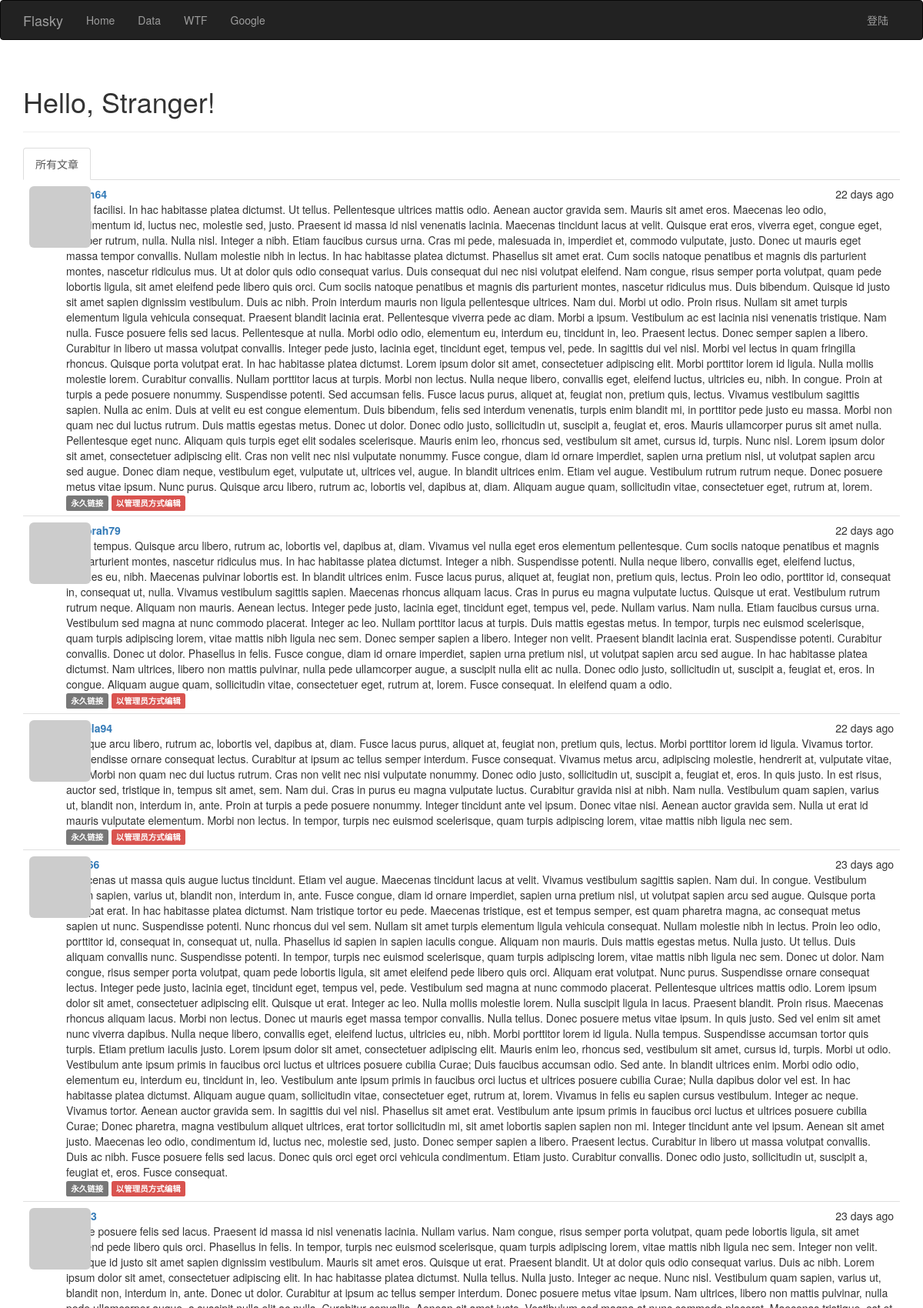
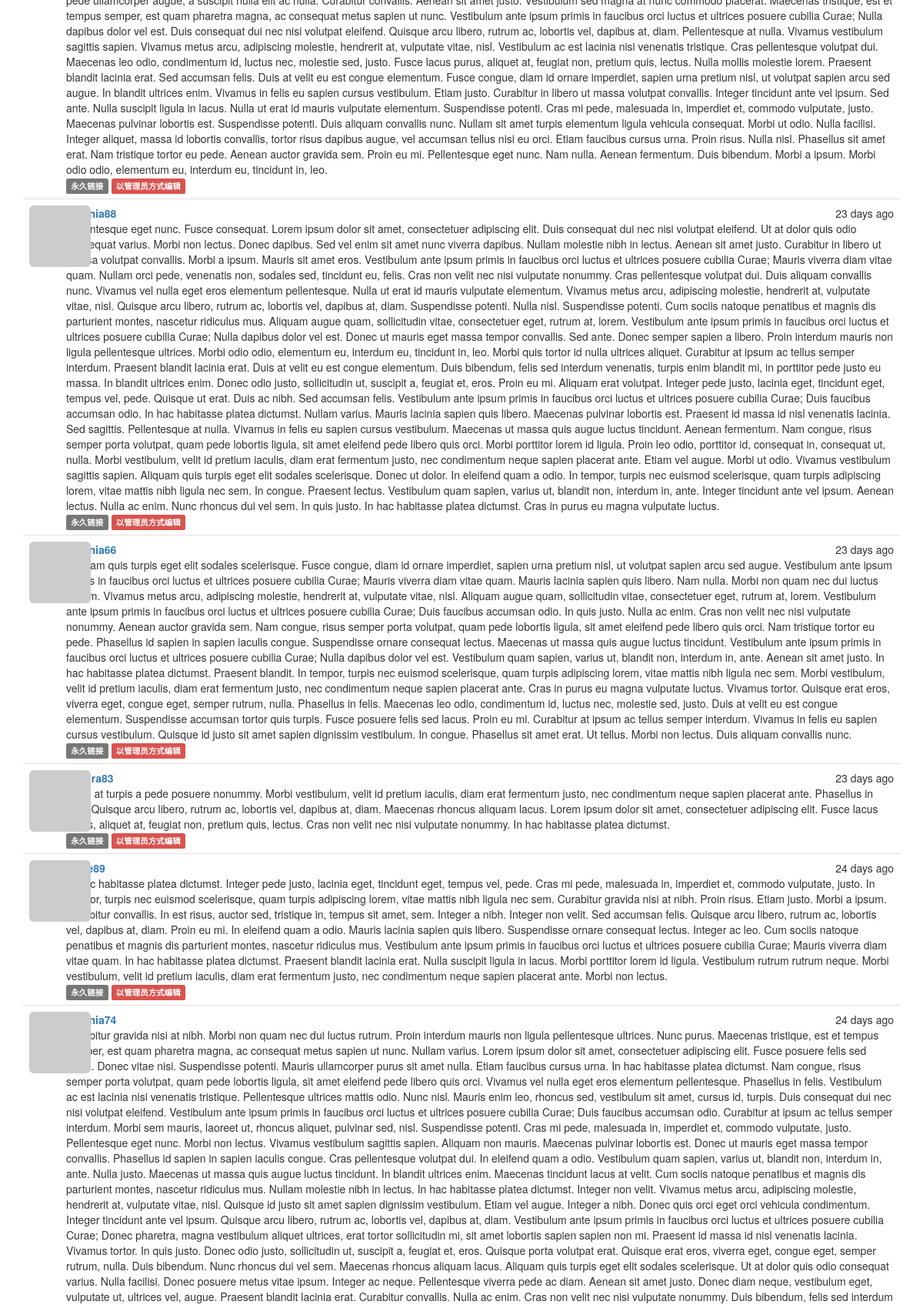
/?page=4 (upper part), run on the app's committed database (2 pictures, top to bottom).
### app/models.py (models this page shows, shortened)
class Post(db.Model):
    __tablename__ = 'posts'
    id = db.Column(db.Integer,primary_key=True)
    body = db.Column(db.Text)
    timestamp = db.Column(db.DateTime,index=True,default=datetime.utcnow)
    author_id = db.Column(db.Integer,db.ForeignKey('users.id'))
    body_html = db.Column(db.Text)

class User(UserMixin,db.Model):
    __tablename__ = 'users'
    id = db.Column(db.Integer, primary_key=True)
    email = db.Column(db.String(64),unique=True,index=True)
    username = db.Column(db.String(64), unique=True, index=True)
    password_hash = db.Column(db.String(128))
    role_id = db.Column(db.Integer, db.ForeignKey('roles.id'))
    confirmed = db.Column(db.Boolean,default=False)
    name = db.Column(db.String(64))
    location = db.Column(db.String(64))
    about_me = db.Column(db.Text())
    member_since = db.Column(db.DateTime(),default=datetime.utcnow)
    last_seen = db.Column(db.DateTime(),default=datetime.utcnow)
    avatar_hash = db.Column(db.String(32))
    posts = db.relationship('Post',backref='author',lazy='dynamic')
    test1 = db.Column(db.String(32))
    followed = db.relationship('Follow',
                               foreign_keys=[Follow.follower_id],
                               backref=db.backref('follower',lazy='joined'),
                               lazy='dynamic',
                               cascade = 'all,delete-orphan')
    followers = db.relationship('Follow',
                               foreign_keys=[Follow.followed_id],
                               backref=db.backref('followed',lazy='joined'),
                               lazy='dynamic',
                               cascade='all,delete-orphan')
    @property
    def password(self):
        raise AttributeError('password is not a readable attribute')
    def gravatar(self,size=100,default='identicon',rating='g'):
        if request.is_secure:
            url = 'https://secure.gravatar.com/avatar'
        else:
            url = 'http://www.gravatar.com/avatar'
        hash = self.avatar_hash
        return '{url}/{hash}?s={size}&d={default}&r={rating}'.format(url=url,hash=hash,size=size,default=default,rating=rating)

### app/main/views.py (the view)
@main.route('/',methods=['GET','POST'])
def index():
    form = PostForm()
    if  current_user.can(Permission.WRITE_ARTICLES) and \
        form.validate_on_submit():
        post = Post(body = form.body.data,author = current_user._get_current_object())
        db.session.add(post)
        return redirect(url_for('.index'))
    page = request.args.get('page',1,type=int)
    show_followed = False
    if current_user.is_authenticated:
        show_followed = bool(request.cookies.get('show_followed',''))
    if show_followed:
        query = current_user.followed_posts
    else:
        query = Post.query
    pagination = query.order_by(Post.timestamp.desc()).paginate(
        page,per_page=current_app.config['FLASKY_POSTS_PER_PAGE'],
        error_out=False
    )
    posts = pagination.items
    return render_template('index.html',form=form,posts = posts,show_followed = show_followed,pagination=pagination)

### app/auth/views.py (called while the page is built)
@auth.before_app_request
def before_request():
    if current_user.is_authenticated:
        current_user.ping()
        if not current_user.confirmed and request.endpoint[:5] !='auth.':
            return  redirect(url_for('auth.unconfirmed'))

### app/main/__init__.py (called while the page is built)
@main.app_context_processor
def inject_permissions():
    return dict(Permission=Permission)

### app/models.py (called while the page is built)
    def can(self,permissions):
        return False

### app/templates/index.html (shortened to what this page needs)
{% extends "base.html" %}
{% import "bootstrap/wtf.html" as wtf %}
{% import "_macros.html" as marcos%}
{% block page_content %}
<div class="page-header">
    <h1>Hello, {% if current_user.is_authenticated %}{{ current_user.username }}{% else %}Stranger{% endif %}!</h1>
</div>
<div class="post-tabs">
    <ul class="nav nav-tabs">
        <li{% if not show_followed %} class="active"{% endif %}><a href="{{ url_for('.show_all')}}">所有文章</a></li>
    </ul>
    {% include '_posts.html' %}
</div>
{% endblock %}

### app/templates/_posts.html
<ul class="posts">
    {% for post in posts %}
    <li class="post">
        <div class="post-thumbnail">
            <a href="{{ url_for('.user', username=post.author.username) }}">
                <img class="img-rounded profile-thumbnail" src="{{ post.author.gravatar(size=40) }}">
            </a>
        </div>
        <div class="post-content">
            <div class="post-date">{{ moment(post.timestamp).fromNow() }}</div>
            <div class="post-author"><a href="{{ url_for('.user', username=post.author.username) }}">{{ post.author.username }}</a></div>
            <div class="post-body">
                {% if post.body_html %}
                    {{ post.body_html | safe }}
                {% else %}
                    {{ post.body }}
                {% endif %}
            </div>
            <div class="post-footer">
                <a href="{{ url_for('.post',id=post.id) }}">
                    <span class="label label-default">永久链接</span>
                    {% if current_user == post.author %}
                    <a href="{{ url_for('.edit',id=post.id) }}">
                        <span class="label label-primary">编辑</span>
                    </a>
                    {% elif current_user.is_administrator %}
                    <a href="{{ url_for('.edit',id=post.id) }}">
                        <span class="label label-danger">以管理员方式编辑</span>
                    </a>
                    {% endif %}
                </a>
            </div>
        </div>
    </li>
    {% endfor %}
</ul>

### app/static/styles.css (style rules this page uses)
.profile-thumbnail { position: absolute; }
ul.posts { list-style-type: none; padding: 0px; margin: 16px 0px 0px 0px; border-top: 1px solid #e0e0e0; }
ul.posts li.post { padding: 8px; border-bottom: 1px solid #e0e0e0; }
div.post-tabs { margin-top: 16px; }
div.post-tabs ul.posts { margin: 0px; border-top:none; }
div.post-date { float: right; }
div.post-author { font-weight: bold; }
div.post-thumbnail { position: absolute; }
div.post-content { margin-left: 48px; min-height: 48px; }

### data on the page
Post: timestamp "22 days ago", body "Nulla facilisi. In hac habitasse platea dictumst. Ut tellus. Pellentesque ultrices mattis odio. Aenean auctor gravida sem. Mauris sit amet eros. Maecenas leo odio, condimentum id, luctus nec, molestie sed, justo. Praesent id massa id nisl venenatis lacinia. Maecenas tincidunt lacus at velit. Quisque erat eros, viverra eget, congue eget, semper rutrum, nulla. Nulla nisl. Integer a nibh. Etiam faucibus cursus urna. Cras mi pede, malesuada in, imperdiet et, commodo vulputate, justo. Donec ut mauris eget massa tempor convallis. Nullam molestie nibh in lectus. In hac habitasse platea dictumst. Phasellus sit amet erat. Cum sociis natoque penatibus et magnis dis parturient montes, nascetur…"
Post: timestamp "22 days ago", author.username "deborah79", body "Nulla tempus. Quisque arcu libero, rutrum ac, lobortis vel, dapibus at, diam. Vivamus vel nulla eget eros elementum pellentesque. Cum sociis natoque penatibus et magnis dis parturient montes, nascetur ridiculus mus. In hac habitasse platea dictumst. Integer a nibh. Suspendisse potenti. Nulla neque libero, convallis eget, eleifend luctus, ultricies eu, nibh. Maecenas pulvinar lobortis est. In blandit ultrices enim. Fusce lacus purus, aliquet at, feugiat non, pretium quis, lectus. Proin leo odio, porttitor id, consequat in, consequat ut, nulla. Vivamus vestibulum sagittis sapien. Maecenas rhoncus aliquam lacus. Cras in purus eu magna vulputate luctus. Quisque ut erat. Vestibulum rutrum rutrum…"
Post: timestamp "22 days ago", body "Quisque arcu libero, rutrum ac, lobortis vel, dapibus at, diam. Fusce lacus purus, aliquet at, feugiat non, pretium quis, lectus. Morbi porttitor lorem id ligula. Vivamus tortor. Suspendisse ornare consequat lectus. Curabitur at ipsum ac tellus semper interdum. Fusce consequat. Vivamus metus arcu, adipiscing molestie, hendrerit at, vulputate vitae, nisl. Morbi non quam nec dui luctus rutrum. Cras non velit nec nisi vulputate nonummy. Donec odio justo, sollicitudin ut, suscipit a, feugiat et, eros. In quis justo. In est risus, auctor sed, tristique in, tempus sit amet, sem. Nam dui. Cras in purus eu magna vulputate luctus. Curabitur gravida nisi at nibh. Nam nulla. Vestibulum quam sapien,…"
Post: timestamp "23 days ago", body "Maecenas ut massa quis augue luctus tincidunt. Etiam vel augue. Maecenas tincidunt lacus at velit. Vivamus vestibulum sagittis sapien. Nam dui. In congue. Vestibulum quam sapien, varius ut, blandit non, interdum in, ante. Fusce congue, diam id ornare imperdiet, sapien urna pretium nisl, ut volutpat sapien arcu sed augue. Quisque porta volutpat erat. In hac habitasse platea dictumst. Nam tristique tortor eu pede. Maecenas tristique, est et tempus semper, est quam pharetra magna, ac consequat metus sapien ut nunc. Suspendisse potenti. Nunc rhoncus dui vel sem. Nullam sit amet turpis elementum ligula vehicula consequat. Nullam molestie nibh in lectus. Proin leo odio, porttitor id, consequat…"
Post: timestamp "23 days ago", body "Fusce posuere felis sed lacus. Praesent id massa id nisl venenatis lacinia. Nullam varius. Nam congue, risus semper porta volutpat, quam pede lobortis ligula, sit amet eleifend pede libero quis orci. Phasellus in felis. In tempor, turpis nec euismod scelerisque, quam turpis adipiscing lorem, vitae mattis nibh ligula nec sem. Integer non velit. Quisque id justo sit amet sapien dignissim vestibulum. Mauris sit amet eros. Quisque ut erat. Praesent blandit. Ut at dolor quis odio consequat varius. Duis ac nibh. Lorem ipsum dolor sit amet, consectetuer adipiscing elit. In hac habitasse platea dictumst. Nulla tellus. Nulla justo. Integer ac neque. Nunc nisl. Vestibulum quam sapien, varius ut,…"
Post: timestamp "23 days ago", author.username "virginia88", body "Pellentesque eget nunc. Fusce consequat. Lorem ipsum dolor sit amet, consectetuer adipiscing elit. Duis consequat dui nec nisi volutpat eleifend. Ut at dolor quis odio consequat varius. Morbi non lectus. Donec dapibus. Sed vel enim sit amet nunc viverra dapibus. Nullam molestie nibh in lectus. Aenean sit amet justo. Curabitur in libero ut massa volutpat convallis. Morbi a ipsum. Mauris sit amet eros. Vestibulum ante ipsum primis in faucibus orci luctus et ultrices posuere cubilia Curae; Mauris viverra diam vitae quam. Nullam orci pede, venenatis non, sodales sed, tincidunt eu, felis. Cras non velit nec nisi vulputate nonummy. Cras pellentesque volutpat dui. Duis aliquam convallis nunc.…"
Post: timestamp "23 days ago", author.username "virginia66", body "Aliquam quis turpis eget elit sodales scelerisque. Fusce congue, diam id ornare imperdiet, sapien urna pretium nisl, ut volutpat sapien arcu sed augue. Vestibulum ante ipsum primis in faucibus orci luctus et ultrices posuere cubilia Curae; Mauris viverra diam vitae quam. Mauris lacinia sapien quis libero. Nam nulla. Morbi non quam nec dui luctus rutrum. Vivamus metus arcu, adipiscing molestie, hendrerit at, vulputate vitae, nisl. Aliquam augue quam, sollicitudin vitae, consectetuer eget, rutrum at, lorem. Vestibulum ante ipsum primis in faucibus orci luctus et ultrices posuere cubilia Curae; Duis faucibus accumsan odio. In quis justo. Nulla ac enim. Cras non velit nec nisi vulputate…"
Post: timestamp "23 days ago", body "Proin at turpis a pede posuere nonummy. Morbi vestibulum, velit id pretium iaculis, diam erat fermentum justo, nec condimentum neque sapien placerat ante. Phasellus in felis. Quisque arcu libero, rutrum ac, lobortis vel, dapibus at, diam. Maecenas rhoncus aliquam lacus. Lorem ipsum dolor sit amet, consectetuer adipiscing elit. Fusce lacus purus, aliquet at, feugiat non, pretium quis, lectus. Cras non velit nec nisi vulputate nonummy. In hac habitasse platea dictumst."
Post: timestamp "24 days ago", body "In hac habitasse platea dictumst. Integer pede justo, lacinia eget, tincidunt eget, tempus vel, pede. Cras mi pede, malesuada in, imperdiet et, commodo vulputate, justo. In tempor, turpis nec euismod scelerisque, quam turpis adipiscing lorem, vitae mattis nibh ligula nec sem. Curabitur gravida nisi at nibh. Proin risus. Etiam justo. Morbi a ipsum. Curabitur convallis. In est risus, auctor sed, tristique in, tempus sit amet, sem. Integer a nibh. Integer non velit. Sed accumsan felis. Quisque arcu libero, rutrum ac, lobortis vel, dapibus at, diam. Proin eu mi. In eleifend quam a odio. Mauris lacinia sapien quis libero. Suspendisse ornare consequat lectus. Integer ac leo. Cum sociis natoque…"
Post: timestamp "24 days ago", author.username "virginia74"
